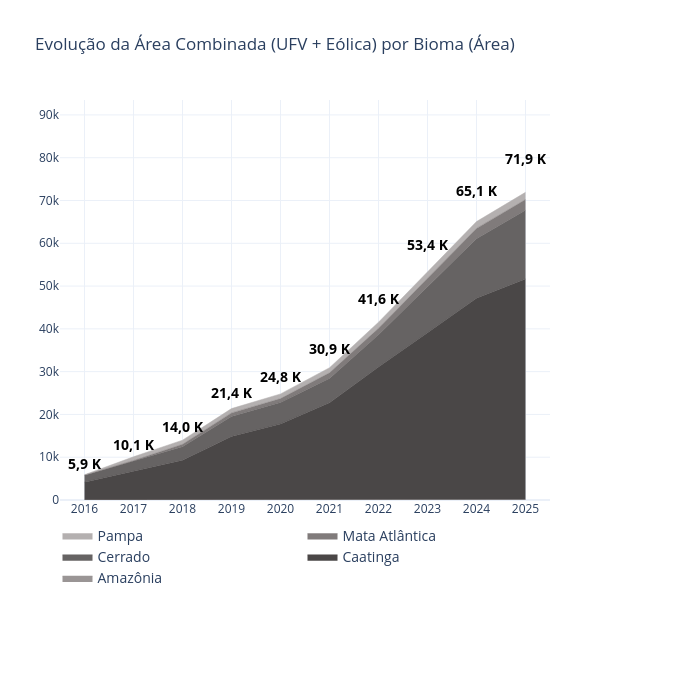

Notebook source saved alongside this figure:
### Code cell
# Célula 6A
# Variante em gráfico de área empilhada (em vez de barras) do mesmo painel de
# biomas, para os dados combinados (UFV + Eólica) — 5 biomas (a Amazônia só
# existe em UFV).
df_bioma_area = df[df['tipo_region'] == 'bioma']
pivot_bioma_area = df_bioma_area.pivot_table(index='year', columns='nome_region', values='area_ha', aggfunc='sum').fillna(0)
totais_anuais_area = pivot_bioma_area.sum(axis=1)

cores_map_area = {'Caatinga': '#4a4747', 'Cerrado': '#666363', 'Mata Atlântica': '#807b7b', 'Amazônia': '#9a9595', 'Pampa': '#b4b0b0'}

fig_area = go.Figure()

for bioma in pivot_bioma_area.columns:
    fig_area.add_trace(go.Scatter(
        x=pivot_bioma_area.index, y=pivot_bioma_area[bioma], name=bioma,
        mode='lines', stackgroup='biomas',
        line=dict(width=0.5, color=cores_map_area.get(bioma, '#ccc')),
        fillcolor=cores_map_area.get(bioma, '#ccc'),
        hovertemplate='<b>Bioma:</b> ' + bioma + '<br><b>Ano:</b> %{x}<br><b>Área:</b> %{y:,.2f} ha<extra></extra>'
    ))

# Bloco de texto com o total do ano (UFV + Eólica somados), ancorado acima da
# área empilhada.
y_texto_area = totais_anuais_area * 1.08
textos_totais_area = [f"<b>{v/1000:.1f} K</b>".replace('.', ',') for v in totais_anuais_area]

fig_area.add_trace(go.Scatter(
    x=totais_anuais_area.index, y=y_texto_area, mode='text', text=textos_totais_area,
    textposition='top center', textfont=dict(size=14, color='black'),
    showlegend=False, hoverinfo='skip',
    cliponaxis=False,
))

fig_area.update_layout(
    title_text="Evolução da Área Combinada (UFV + Eólica) por Bioma (Área)", template="plotly_white",
    width=700, height=680,
    # Legenda em 2 colunas: orientação horizontal + cada item ocupando metade
    # da largura disponível, então só cabem 2 por linha antes de quebrar
    # (com 5 biomas, isso dá 3 linhas de até 2 itens).
    legend=dict(orientation="h", y=-0.05, x=0.5, xanchor="center", font=dict(size=14), entrywidth=0.5, entrywidthmode='fraction'),
    margin=dict(t=100, b=180, l=60, r=150), xaxis=dict(tickmode='linear'),
    yaxis=dict(range=[0, totais_anuais_area.max() * 1.3])
)
fig_area.show()
if salvar_grafico:
    print("Salvando o grafico com DPI 450")
    salvar_grafico_alta_resolucao(fig_area, 'evolucao_area_combinada_por_bioma_area', dpi=450)

### Figure 1 — Plotly figure (JSON) as saved in the notebook; plotly's stock layout.template omitted (floating-point values rounded to 4 significant figures)
{"data": [{"fillcolor": "#9a9595", "hovertemplate": "<b>Bioma:</b> Amazônia<br><b>Ano:</b> %{x}<br><b>Área:</b> %{y:,.2f} ha<extra></extra>", "line": {"color": "#9a9595", "width": 0.5}, "mode": "lines", "name": "Amazônia", "stackgroup": "biomas", "type": "scatter", "x": [2016, 2017, 2018, 2019, 2020, 2021, 2022, 2023, 2024, 2025], "y": [0.0, 0.0, 0.6175, 16.56, 20.09, 24.76, 26.0, 25.91, 26.88, 30.67]}, {"fillcolor": "#4a4747", "hovertemplate": "<b>Bioma:</b> Caatinga<br><b>Ano:</b> %{x}<br><b>Área:</b> %{y:,.2f} ha<extra></extra>", "line": {"color": "#4a4747", "width": 0.5}, "mode": "lines", "name": "Caatinga", "stackgroup": "biomas", "type": "scatter", "x": [2016, 2017, 2018, 2019, 2020, 2021, 2022, 2023, 2024, 2025], "y": [4156.0, 6657.0, 9266.0, 14810.0, 17770.0, 22680.0, 31050.0, 39090.0, 47110.0, 51600.0]}, {"fillcolor": "#666363", "hovertemplate": "<b>Bioma:</b> Cerrado<br><b>Ano:</b> %{x}<br><b>Área:</b> %{y:,.2f} ha<extra></extra>", "line": {"color": "#666363", "width": 0.5}, "mode": "lines", "name": "Cerrado", "stackgroup": "biomas", "type": "scatter", "x": [2016, 2017, 2018, 2019, 2020, 2021, 2022, 2023, 2024, 2025], "y": [1643.0, 2398.0, 3159.0, 4672.0, 5010.0, 5676.0, 7545.0, 10710.0, 13900.0, 16060.0]}, {"fillcolor": "#807b7b", "hovertemplate": "<b>Bioma:</b> Mata Atlântica<br><b>Ano:</b> %{x}<br><b>Área:</b> %{y:,.2f} ha<extra></extra>", "line": {"color": "#807b7b", "width": 0.5}, "mode": "lines", "name": "Mata Atlântica", "stackgroup": "biomas", "type": "scatter", "x": [2016, 2017, 2018, 2019, 2020, 2021, 2022, 2023, 2024, 2025], "y": [4.671, 170.6, 593.9, 856.5, 898.8, 1351.0, 1507.0, 2048.0, 2447.0, 2517.0]}, {"fillcolor": "#b4b0b0", "hovertemplate": "<b>Bioma:</b> Pampa<br><b>Ano:</b> %{x}<br><b>Área:</b> %{y:,.2f} ha<extra></extra>", "line": {"color": "#b4b0b0", "width": 0.5}, "mode": "lines", "name": "Pampa", "stackgroup": "biomas", "type": "scatter", "x": [2016, 2017, 2018, 2019, 2020, 2021, 2022, 2023, 2024, 2025], "y": [95.02, 880.6, 965.9, 1011.0, 1094.0, 1187.0, 1426.0, 1508.0, 1593.0, 1698.0]}, {"cliponaxis": false, "hoverinfo": "skip", "mode": "text", "showlegend": false, "text": ["<b>5,9 K</b>", "<b>10,1 K</b>", "<b>14,0 K</b>", "<b>21,4 K</b>", "<b>24,8 K</b>", "<b>30,9 K</b>", "<b>41,6 K</b>", "<b>53,4 K</b>", "<b>65,1 K</b>", "<b>71,9 K</b>"], "textfont": {"color": "black", "size": 14}, "textposition": "top center", "type": "scatter", "x": [2016, 2017, 2018, 2019, 2020, 2021, 2022, 2023, 2024, 2025], "y": [6371.0, 10910.0, 15100.0, 23070.0, 26780.0, 33390.0, 44880.0, 57650.0, 70280.0, 77670.0]}], "layout": {"height": 680, "legend": {"entrywidth": 0.5, "entrywidthmode": "fraction", "font": {"size": 14}, "orientation": "h", "x": 0.5, "xanchor": "center", "y": -0.05}, "margin": {"b": 180, "l": 60, "r": 150, "t": 100}, "title": {"text": "Evolução da Área Combinada (UFV + Eólica) por Bioma (Área)"}, "width": 700, "xaxis": {"tickmode": "linear"}, "yaxis": {"range": [0, 93490.0]}}}
